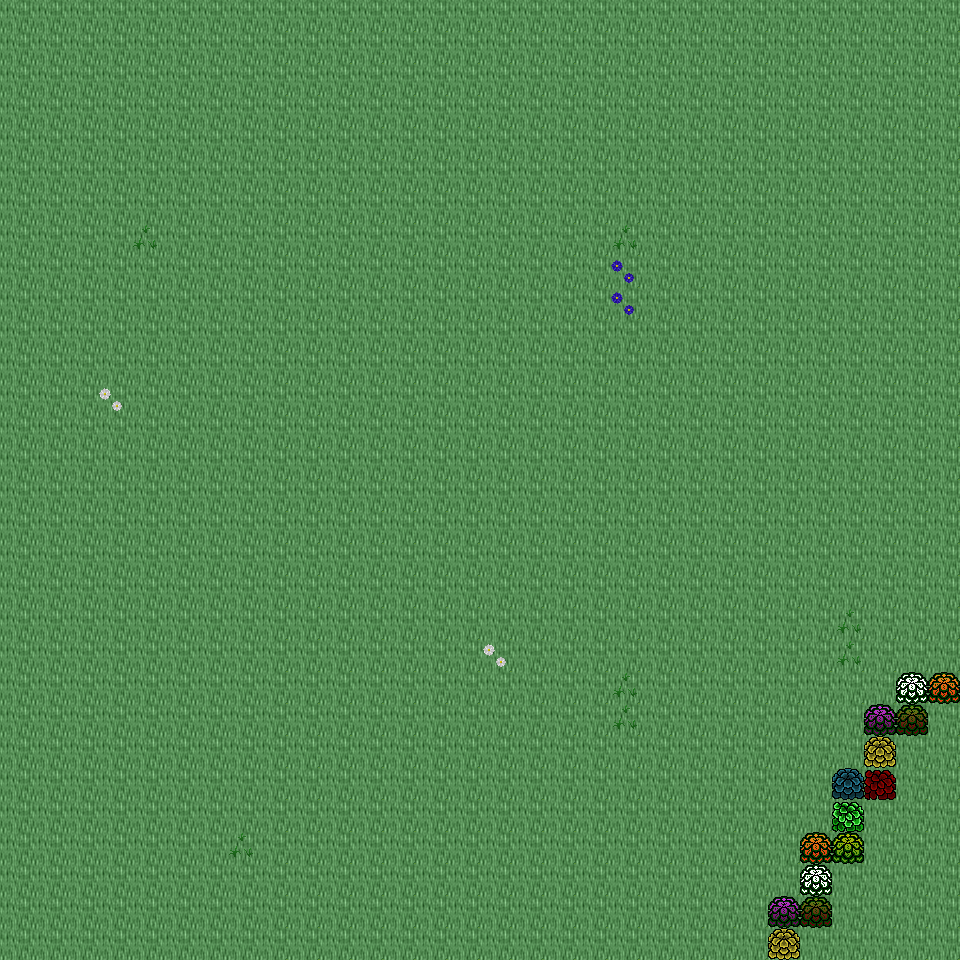

This is a level from a 2D game, rendered from its Tiled map with the project's own tilesets. A one-line summary and the map file follow, with tile-layer data summarised:
An orthogonal 30x30 tile map with 32x32 px tiles, 6 tile layers (Ground, Object, Object2, Above, ...), 36 tilesets and 3 objects (3x mapchange).

<map version="1.0" orientation="orthogonal" renderorder="right-down" width="30" height="30" tilewidth="32" tileheight="32" nextobjectid="4">
  <tileset firstgid="1" name="tileset_plant_tree_chestnut_tree" tilewidth="32" tileheight="32" tilecount="20" columns="4">
    <image source="../drawable/tileset_plant_tree_chestnut_tree.png" width="128" height="160" />
  </tileset>
  <tileset firstgid="21" name="tileset_plant_tree_oak_tree" tilewidth="32" tileheight="32" tilecount="20" columns="4">
    <image source="../drawable/tileset_plant_tree_oak_tree.png" width="128" height="160" />
  </tileset>
  <tileset firstgid="41" name="tileset_building_fence_stone_fence_white" tilewidth="32" tileheight="32" tilecount="9" columns="3">
    <image source="../drawable/tileset_building_fence_stone_fence_white.png" width="96" height="96" />
  </tileset>
  <tileset firstgid="50" name="tileset_building_gnome_homes" tilewidth="32" tileheight="32" tilecount="48" columns="6">
    <image source="../drawable/tileset_building_gnome_homes.png" width="192" height="256" />
  </tileset>
  <tileset firstgid="98" name="tileset_plant_stump_small_stump" tilewidth="32" tileheight="32" tilecount="4" columns="2">
    <image source="../drawable/tileset_plant_stump_small_stump.png" width="64" height="64" />
  </tileset>
  <tileset firstgid="102" name="tileset_object_birds" tilewidth="32" tileheight="32" tilecount="4" columns="2">
    <image source="../drawable/tileset_object_birds.png" width="64" height="64" />
  </tileset>
  <tileset firstgid="106" name="tileset_ground_earth_edges" tilewidth="32" tileheight="32" tilecount="18" columns="6">
    <image source="../drawable/tileset_ground_earth_edges.png" width="192" height="96" />
  </tileset>
  <tileset firstgid="124" name="tileset_ground_grass_corners" tilewidth="32" tileheight="32" tilecount="24" columns="6">
    <image source="../drawable/tileset_ground_grass_corners.png" width="192" height="128" />
  </tileset>
  <tileset firstgid="148" name="tileset_building_fence_fence_chunky" tilewidth="32" tileheight="32" tilecount="21" columns="3">
    <image source="../drawable/tileset_building_fence_fence_chunky.png" width="96" height="224" />
  </tileset>
  <tileset firstgid="169" name="tileset_plant_bush_hosta" tilewidth="32" tileheight="32" tilecount="9" columns="3">
    <image source="../drawable/tileset_plant_bush_hosta.png" width="96" height="96" />
  </tileset>
  <tileset firstgid="178" name="tileset_plant_tree_maple_tree" tilewidth="32" tileheight="32" tilecount="72" columns="8">
    <image source="../drawable/tileset_plant_tree_maple_tree.png" width="256" height="288" />
  </tileset>
  <tileset firstgid="250" name="tileset_ground_ground" tilewidth="32" tileheight="32" tilecount="33" columns="3">
    <image source="../drawable/tileset_ground_ground.png" width="96" height="352" />
  </tileset>
  <tileset firstgid="283" name="tileset_ground_ground_2" tilewidth="32" tileheight="32" tilecount="4" columns="4">
    <image source="../drawable/tileset_ground_ground_2.png" width="128" height="32" />
  </tileset>
  <tileset firstgid="287" name="tileset_ground_ridge_earth_dark" tilewidth="32" tileheight="32" tilecount="96" columns="12">
    <image source="../drawable/tileset_ground_ridge_earth_dark.png" width="384" height="256" />
  </tileset>
  <tileset firstgid="383" name="tileset_plant_grasses" tilewidth="32" tileheight="32" tilecount="6" columns="3">
    <image source="../drawable/tileset_plant_grasses.png" width="96" height="64" />
  </tileset>
  <tileset firstgid="389" name="tileset_ground_grass_edges" tilewidth="32" tileheight="32" tilecount="36" columns="12">
    <image source="../drawable/tileset_ground_grass_edges.png" width="384" height="96" />
  </tileset>
  <tileset firstgid="425" name="tileset_ground_green_paving" tilewidth="32" tileheight="32" tilecount="18" columns="3">
    <image source="../drawable/tileset_ground_green_paving.png" width="96" height="192" />
  </tileset>
  <tileset firstgid="443" name="tileset_ground_rock_pebbles" tilewidth="32" tileheight="32" tilecount="3" columns="1">
    <image source="../drawable/tileset_ground_rock_pebbles.png" width="32" height="96" />
  </tileset>
  <tileset firstgid="446" name="tileset_plant_flower_daisy_white" tilewidth="32" tileheight="32" tilecount="8" columns="2">
    <image source="../drawable/tileset_plant_flower_daisy_white.png" width="64" height="128" />
  </tileset>
  <tileset firstgid="454" name="tileset_plant_flower_daisy_blue" tilewidth="32" tileheight="32" tilecount="8" columns="2">
    <image source="../drawable/tileset_plant_flower_daisy_blue.png" width="64" height="128" />
  </tileset>
  <tileset firstgid="462" name="tileset_ground_ladder_vertical_dark" tilewidth="32" tileheight="32" tilecount="3" columns="3">
    <image source="../drawable/tileset_ground_ladder_vertical_dark.png" width="96" height="32" />
  </tileset>
  <tileset firstgid="465" name="tileset_plant_tree_tree_darkgreen" tilewidth="32" tileheight="32" tilecount="88" columns="8">
    <image source="../drawable/tileset_plant_tree_tree_darkgreen.png" width="256" height="352" />
  </tileset>
  <tileset firstgid="553" name="tileset_ground_rock_rock_cluster" tilewidth="32" tileheight="32" tilecount="6" columns="3">
    <image source="../drawable/tileset_ground_rock_rock_cluster.png" width="96" height="64" />
  </tileset>
  <tileset firstgid="559" name="tileset_plant_bush_bushes" tilewidth="32" tileheight="32" tilecount="10" columns="5">
    <image source="../drawable/tileset_plant_bush_bushes.png" width="160" height="64" />
  </tileset>
  <tileset firstgid="569" name="tileset_plant_vine" tilewidth="32" tileheight="32" tilecount="3" columns="1">
    <image source="../drawable/tileset_plant_vine.png" width="32" height="96" />
  </tileset>
  <tileset firstgid="572" name="tileset_ground_ladder_horizontal_dark" tilewidth="32" tileheight="32" tilecount="3" columns="1">
    <image source="../drawable/tileset_ground_ladder_horizontal_dark.png" width="32" height="96" />
  </tileset>
  <tileset firstgid="575" name="tileset_logic_collision" tilewidth="32" tileheight="32" tilecount="1" columns="1">
    <image source="../drawable/tileset_logic_collision.png" width="32" height="32" />
  </tileset>
  <tileset firstgid="576" name="tileset_plant_tree_fir_trees" tilewidth="32" tileheight="32" tilecount="24" columns="6">
    <image source="../drawable/tileset_plant_tree_fir_trees.png" width="192" height="128" />
  </tileset>
  <tileset firstgid="600" name="tileset_plant_mosses" tilewidth="32" tileheight="32" tilecount="16" columns="4">
    <image source="../drawable/tileset_plant_mosses.png" width="128" height="128" />
  </tileset>
  <tileset firstgid="616" name="tileset_plant_mushroom3" tilewidth="32" tileheight="32" tilecount="2" columns="2">
    <image source="../drawable/tileset_plant_mushroom3.png" width="64" height="32" />
  </tileset>
  <tileset firstgid="618" name="tileset_building_wizards_tower" tilewidth="32" tileheight="32" tilecount="252" columns="9">
    <image source="../drawable/tileset_building_wizards_tower.png" width="288" height="896" />
  </tileset>
  <tileset firstgid="870" name="tileset_plant_tree_evergreen" tilewidth="32" tileheight="32" tilecount="36" columns="3">
    <image source="../drawable/tileset_plant_tree_evergreen.png" width="96" height="384" />
  </tileset>
  <tileset firstgid="906" name="tileset_plant_bush_large_green" tilewidth="32" tileheight="32" tilecount="9" columns="3">
    <image source="../drawable/tileset_plant_bush_large_green.png" width="96" height="96" />
  </tileset>
  <tileset firstgid="915" name="tileset_furniture_light_small_oil_lamp" tilewidth="32" tileheight="32" tilecount="8" columns="2">
    <image source="../drawable/tileset_furniture_light_small_oil_lamp.png" width="64" height="128" />
  </tileset>
  <tileset firstgid="923" name="tileset_item_banners_flag" tilewidth="32" tileheight="32" tilecount="12" columns="3">
    <image source="../drawable/tileset_item_banners_flag.png" width="96" height="128" />
  </tileset>
  <tileset firstgid="935" name="tileset_item_flagpole" tilewidth="32" tileheight="32" tilecount="3" columns="1">
    <image source="../drawable/tileset_item_flagpole.png" width="32" height="96" />
  </tileset>
  <layer name="Ground" width="30" height="30">
    <data>[900 cells, 900 non-empty, 1 distinct tile ids]</data>
  </layer>
  <layer name="Object" width="30" height="30">
    <data>[900 cells, 21 non-empty, 10 distinct tile ids]</data>
  </layer>
  <layer name="Object2" width="30" height="30">
    <data>[900 cells, 4 non-empty, 2 distinct tile ids]</data>
  </layer>
  <layer name="Above" width="30" height="30">
    <data>[900 cells, 0 non-empty, 0 distinct tile ids]</data>
  </layer>
  <layer name="Above2" width="30" height="30">
    <data>[900 cells, 0 non-empty, 0 distinct tile ids]</data>
  </layer>
  <layer name="Walkable" width="30" height="30">
    <data>[900 cells, 660 non-empty, 1 distinct tile ids]</data>
  </layer>
  <objectgroup name="MapEvents">
    <object id="1" name="north" type="mapchange" x="0" y="0" width="256" height="32">
      <properties>
        <property name="map" value="0_ados_mountain_n2_w2_x3_y1" />
        <property name="place" value="south" />
      </properties>
    </object>
    <object id="2" name="south" type="mapchange" x="0" y="928" width="256" height="32">
      <properties>
        <property name="map" value="0_ados_mountain_n2_w2_x3_y3" />
        <property name="place" value="north" />
      </properties>
    </object>
    <object id="3" name="west" type="mapchange" x="0" y="0" width="32" height="960">
      <properties>
        <property name="map" value="0_ados_mountain_n2_w2_x2_y2" />
        <property name="place" value="east" />
      </properties>
    </object>
  </objectgroup>
</map>
